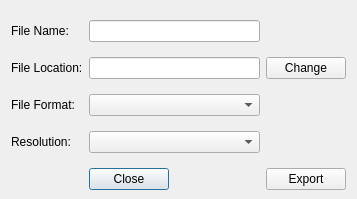
<?xml version="1.0" encoding="UTF-8"?>
<ui version="4.0">
 <class>Export</class>
 <widget class="QDialog" name="Export">
  <property name="geometry">
   <rect>
    <x>0</x>
    <y>0</y>
    <width>357</width>
    <height>199</height>
   </rect>
  </property>
  <property name="windowTitle">
   <string>Dialog</string>
  </property>
  <layout class="QGridLayout" name="gridLayout_2">
   <property name="bottomMargin">
    <number>0</number>
   </property>
   <item row="1" column="0">
    <widget class="QLabel" name="label_FileLocation">
     <property name="sizePolicy">
      <sizepolicy hsizetype="Fixed" vsizetype="Preferred">
       <horstretch>0</horstretch>
       <verstretch>0</verstretch>
      </sizepolicy>
     </property>
     <property name="text">
      <string>File Location:</string>
     </property>
    </widget>
   </item>
   <item row="0" column="0">
    <widget class="QLabel" name="label_FileName">
     <property name="sizePolicy">
      <sizepolicy hsizetype="Fixed" vsizetype="Preferred">
       <horstretch>0</horstretch>
       <verstretch>0</verstretch>
      </sizepolicy>
     </property>
     <property name="text">
      <string>File Name:</string>
     </property>
    </widget>
   </item>
   <item row="4" column="1">
    <widget class="QPushButton" name="pushButton_Close">
     <property name="sizePolicy">
      <sizepolicy hsizetype="Fixed" vsizetype="Fixed">
       <horstretch>0</horstretch>
       <verstretch>0</verstretch>
      </sizepolicy>
     </property>
     <property name="text">
      <string>Close</string>
     </property>
    </widget>
   </item>
   <item row="3" column="1">
    <widget class="QComboBox" name="comboBox_Resolution"/>
   </item>
   <item row="1" column="2">
    <widget class="QPushButton" name="pushButton_ChangeLocation">
     <property name="text">
      <string>Change</string>
     </property>
    </widget>
   </item>
   <item row="2" column="1">
    <widget class="QComboBox" name="comboBox_FileFormat"/>
   </item>
   <item row="4" column="2">
    <widget class="QPushButton" name="pushButton_Export">
     <property name="text">
      <string>Export</string>
     </property>
    </widget>
   </item>
   <item row="2" column="0">
    <widget class="QLabel" name="label_FileFormat">
     <property name="sizePolicy">
      <sizepolicy hsizetype="Fixed" vsizetype="Preferred">
       <horstretch>0</horstretch>
       <verstretch>0</verstretch>
      </sizepolicy>
     </property>
     <property name="text">
      <string>File Format:</string>
     </property>
    </widget>
   </item>
   <item row="0" column="1">
    <widget class="QLineEdit" name="lineEdit_2"/>
   </item>
   <item row="3" column="0">
    <widget class="QLabel" name="label_Resolution">
     <property name="sizePolicy">
      <sizepolicy hsizetype="Fixed" vsizetype="Preferred">
       <horstretch>0</horstretch>
       <verstretch>0</verstretch>
      </sizepolicy>
     </property>
     <property name="text">
      <string>Resolution:</string>
     </property>
    </widget>
   </item>
   <item row="1" column="1">
    <widget class="QLineEdit" name="lineEdit"/>
   </item>
  </layout>
 </widget>
 <resources/>
 <connections/>
</ui>
